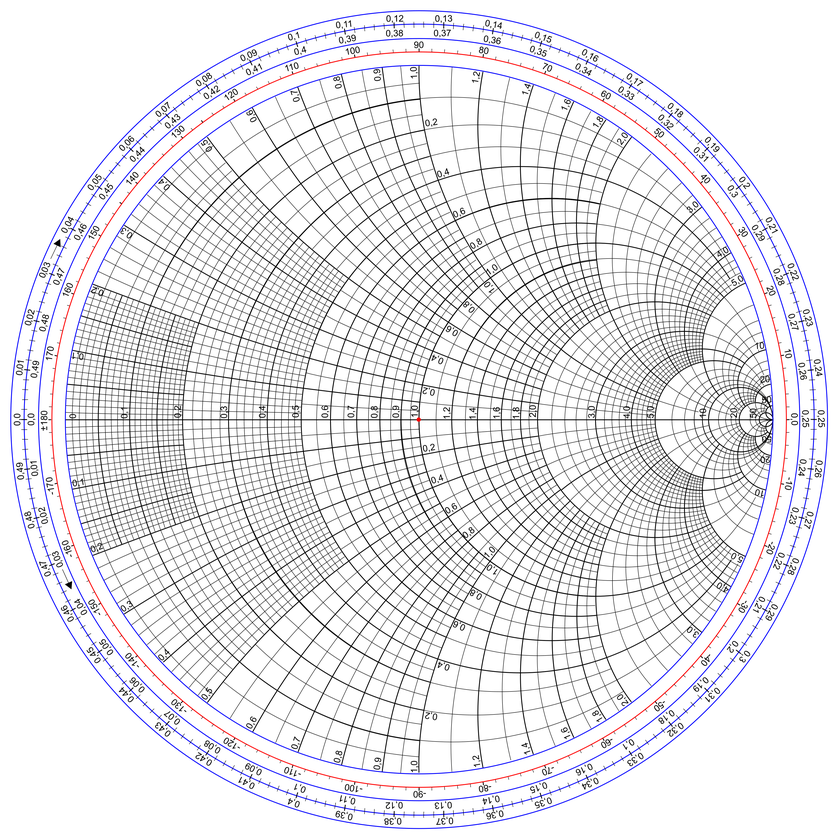
#> input picture printZin_smith_normal/diagram.png, 840 x 840 px, shrunk from 3840 x 3840 before the run
$ python .py
#> lines starting #> are read from the running program, lines starting #| are printed output that depends on the picture
import numpy as np
import matplotlib.pyplot as plt
import matplotlib.image as mpimg

# 1. Define Constants
Z0 = 50.0
ZL = 100.0 + 50j  # Load impedance (complex)
beta = 2 * np.pi

# 2. Define the independent variable (l)
l = np.linspace(0, 1, 1000)

# 3. Calculate Zin, Gamma_in, and Gamma_L
numerator = ZL + 1j * Z0 * np.tan(beta * l)
denominator = Z0 + 1j * ZL * np.tan(beta * l)
Z_in = Z0 * (numerator / denominator)

Gamma_in = (Z_in - Z0) / (Z_in + Z0)
Gamma_L = (ZL - Z0) / (ZL + Z0) # Calculate the reflection coefficient at the load

# 4. Initialize the plots
fig, (ax1, ax2) = plt.subplots(1, 2, figsize=(14, 6))

# --- Plot 1: Normal Cartesian Graph ---
ax1.plot(l, np.real(Z_in), label='Real($Z_{in2}$)', color='blue')
ax1.plot(l, np.imag(Z_in), label='Imaginary($Z_{in2}$)', color='red')
ax1.set_title('Input Impedance ($Z_{in2}$) vs Length ($l$)')
ax1.set_xlabel('Length $l$ (m)')
ax1.set_ylabel('Impedance ($\Omega$)')
ax1.legend()
ax1.grid(True)
# ax1.set_ylim(-200, 300) # Uncomment to bound asymptotes if needed

# --- Plot 2: Smith Diagram Overlay ---
ax2.set_aspect('equal')

# Define your custom extent here.
# Because we removed ax2.set_xlim() and ax2.set_ylim(), Matplotlib will
# now automatically scale the window to fit whatever extent you define here
# without cutting off the image.
SMITH_EXTENT = [-1.18423, 1.18980, -1.18918, 1.18485]

try:
    # Referencing the exact filename requested (corrected from 'diagram.png')
    img = mpimg.imread('diagram.png')
#> img is the input picture: shape (840, 840, 4) float32; mean R, G, B, A 0.012, 0, 0.0481, 0.092
    ax2.imshow(img, extent=SMITH_EXTENT, zorder=0)
except FileNotFoundError:
    print("Warning: 'diagram.png' not found in the current directory.")

# Plot the calculated Gamma values over the diagram
ax2.plot(np.real(Gamma_in), np.imag(Gamma_in), color='blue', linewidth=2, label='$Z_{in2}$ Path')

# Plot ZL with a red cross
ax2.plot(np.real(Gamma_L), np.imag(Gamma_L), marker='x', color='red', markersize=10, markeredgewidth=2, linestyle='None', label='$Z_L$')

ax2.set_title('Smith Diagram of $Z_{in2}$')

# Add legend to Smith chart to identify the cross
ax2.legend(loc='upper right')

# Completely disables the Matplotlib axes, ticks, and bounding box
ax2.axis('off')

plt.tight_layout()
plt.show()
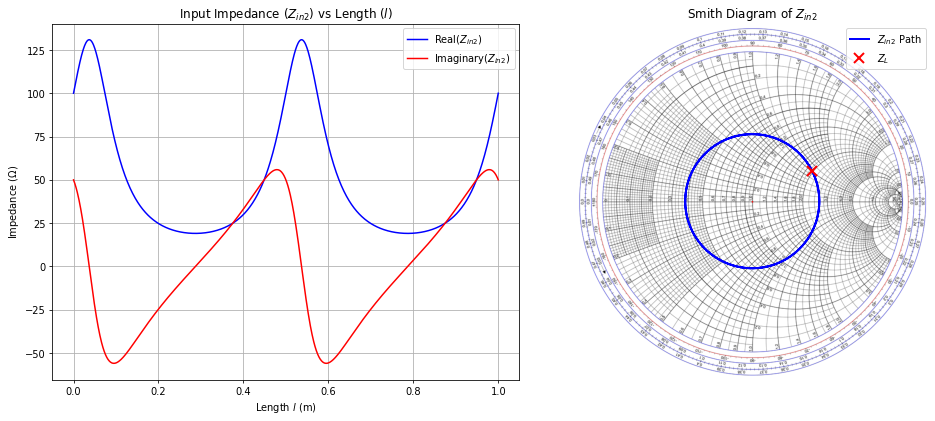
#> figure drawn by matplotlib, 2 panels; panel 1: curve peaks at x = 0.037, y = 130.9; panel 1: curve peaks at x = 0.979, y = 55.9
